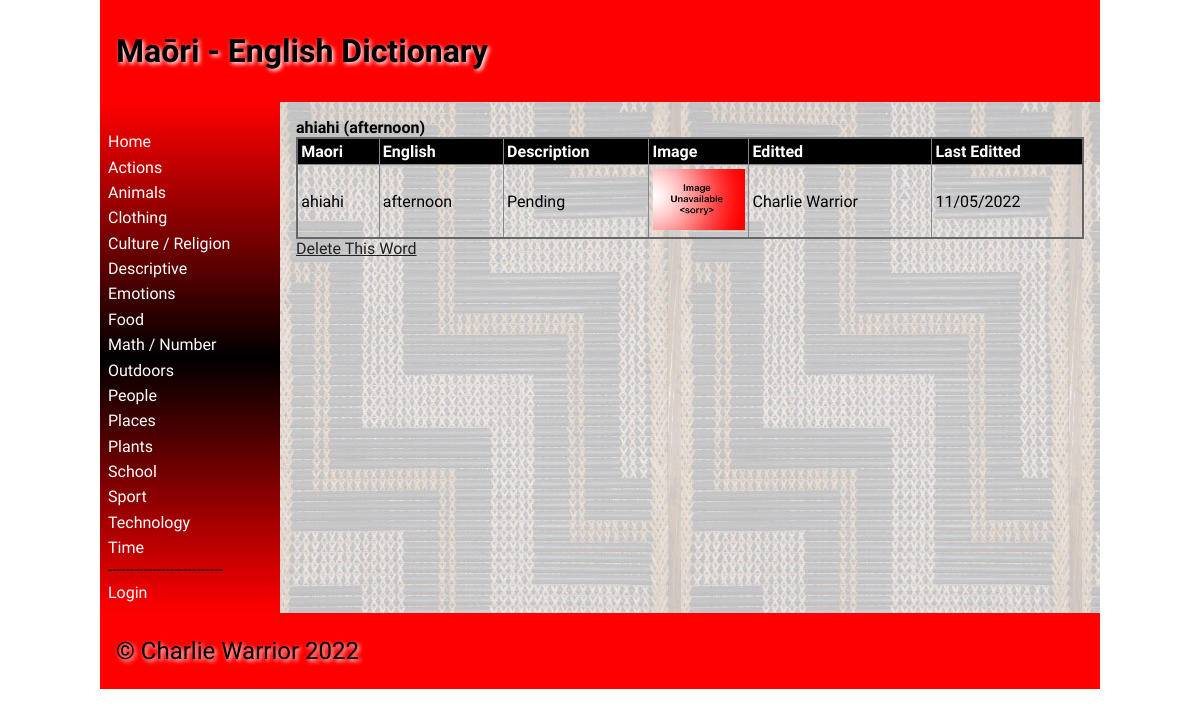
The page /word/2 on the database its author committed.
### tables this page shows
CREATE TABLE categories
(
	id integer
		constraint categories_pk
			primary key autoincrement,
	name varchar(30)
);

CREATE TABLE "dictionary"
(
	id integer
		constraint dictionary_pk
			primary key autoincrement,
	maori_word varchar(30),
	definition varchar(50),
	level int,
	english_word varchar(30),
	image varchar(30),
	editor_id integer
		constraint dictionary_users_id_fk
			references users,
	editted varchar(30),
	cat_id integer
		references categories
			on update cascade on delete cascade
);

CREATE TABLE "users"
(
	id integer
		constraint users_pk
			primary key autoincrement,
	fname varchar(20),
	lname varchar(20),
	email varchar(50),
	password char(60),
	usertype varchar(30)
);

### app.py (the view)
@app.route('/word/<ID>')
def render_home2(ID):
    con = create_connection(DATABASE)
    query = "SELECT id, maori_word, english_word, image, definition, editor_id, editted, cat_id FROM dictionary WHERE id=? ORDER BY maori_word ASC"
    cur = con.cursor()
    cur.execute(query, (ID, ))
    word_list = cur.fetchall()
    query = "SELECT * FROM users WHERE id=?"
    cur = con.cursor()
    cur.execute(query, (word_list[0][5], ))
    editor_list = cur.fetchall()
    con.close()
    return render_template("word.html", logged_in=is_logged_in(), categories=get_categories(), word=word_list[0], editor=editor_list[0], teacher=is_teacher())

### app.py (called while the page is built)
def create_connection(db_file):
    try:
        connection = sqlite3.connect(db_file)
        return connection
    except Error as e:
        print(e)
    return None

def is_logged_in():
    if session.get("email") is None:
        print('Not Logged In')
        return False
    print('Logged In')
    return True

def is_teacher():
    if session.get("usertype") == "student":
        return False
    return True

def get_categories():
    con = create_connection(DATABASE)
    print(con)
    query = "SELECT id, name FROM categories ORDER BY name ASC"
    cur = con.cursor()
    cur.execute(query)
    category_list = cur.fetchall()
    con.close()
    return category_list

### templates/word.html (shortened to what this page needs)
{% extends 'base.html' %}
{% block heading %}Maōri - English Dictionary{% endblock %}
{% block main %}
<b>{{ word[1] }} ({{ word[2] }})</b>
<table>
    <tr>
        <th>Maori</th>
        <th>English</th>
        <th>Description</th>
        <th>Image</th>
        <th>Editted</th>
        <th>Last Editted</th>
    </tr>
    <tr>
        <td>{{ word[1] }}</td>
        <td>{{ word[2] }}</td>
        <td>{{ word[4] }}</td>
        <td width="100"><img src="/static/images/{{ word[3] }}"></td>
        <td> {{ editor[1] }} {{ editor[2] }}</td>
        <td>{{ word[6] }}</td>
    </tr>
</table>
{% if teacher %}
        <td><a href="/delete/{{word[7]}}/{{word[0]}}">Delete This Word</a></td>
{% endif %}
{% endblock %}

### templates/base.html (shortened to what this page needs)
<!doctype html>
<html lang="en">
<head>
    <link href="{{ url_for('static', filename='css/style.css') }}" rel="stylesheet">
</head>
<body>
<div id="container">
    <header>
        <h1>{% block heading %}{% endblock %}</h1>
    </header>
    <nav>
        <ul>
            <li><a href="\">Home</a></li>
            {% for category in categories %}
            <li><a href="/category/{{category[0]}}">{{category[1]}}</a></li>
            {% endfor %}
            --------------------------
            {% if logged_in %}
            <li><a href="\logout">Logout</a></li>
            {% if teacher %}
            <li><a href="\addword">Add Word</a></li>
            {% endif %}
            {% else %}
            <li><a href="\login">Login</a></li>
        </ul>
        {% endif %}
    </nav>
    <main>
        {% block main%}{% endblock %}
    </main>
    <footer>
        <p>
            &copy; Charlie Warrior 2022
        </p>
    </footer>
</div>
</body>
</html>

### static/css/style.css (style rules this page uses)
* { font-family: Comfortaa, sans-serif; margin: 0; padding: 0; box-sizing: border-box; }
#container { display: grid; grid-template-columns: 75px auto; grid-template-areas: 'nav header' 'main main' 'footer footer'; }
header { grid-area: header; background-color: #f00; padding: 1rem; }
nav { grid-area: nav; }
main { grid-area: main; padding: 1rem; background-color: #edd; }
h1, h2, h3, h4 { padding: 1rem 0; font-family: 'Suez One', serif; color: #000; text-shadow: 2px 2px 4px #fff; }
p { padding: 0.5rem 0; }
a { color: #222; }
img { width: 100%; }
table { width: 100%; border: 2px solid #666; border-collapse: collapse; }
th, td { border: 1px solid #888; padding: 0.2rem; text-align: left; }
th { background-color: #000; color: #fff; }
footer { grid-area: footer; padding: 1rem; background-color: #f00; }
footer p { color: #000; text-shadow: 2px 2px 4px #fff; font-size: 1.5rem; }
@media only screen and (min-width: 768px) { #container { grid-template-columns: 180px auto; grid-template-areas: 'header header' 'nav main' 'footer footer'; } }
@media only screen and (min-width: 768px) { nav { background: linear-gradient(180deg, rgba(255,0,0,1) 0%, rgba(0, 0, 0, 1) 50%, rgba(255,0,0,1) 100%); padding: 0.5rem; } }
@media only screen and (min-width: 768px) { nav ul { list-style: none; } }
@media only screen and (min-width: 768px) { nav li { padding: 0.2rem 0; } }
@media only screen and (min-width: 768px) { nav a { color: #fff; text-decoration: none; } }
@media only screen and (min-width: 768px) { main { background-image: url('/poutama.jpg'); } }
@media only screen and (min-width: 1000px) { #container { width: 1000px; margin: auto; } }

### rows shown on the page
categories: name "Actions"
categories: name "Animals"
categories: name "Clothing"
categories: name "Culture / Religion"
categories: name "Descriptive"
categories: name "Emotions"
categories: name "Food"
categories: name "Math / Number"
categories: name "Outdoors"
categories: name "People"
categories: name "Places"
categories: name "Plants"
categories: name "School"
categories: name "Sport"
categories: name "Technology"
categories: name "Time"
dictionary: maori_word "ahiahi", english_word "afternoon", definition "Pending", image (placeholder picture), editted "11/05/2022"
users: fname "Charlie", lname "Warrior"
